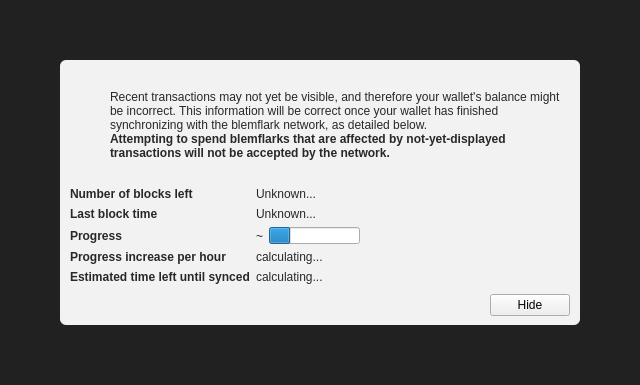
<?xml version="1.0" encoding="UTF-8"?>
<ui version="4.0">
 <class>ModalOverlay</class>
 <widget class="ModalOverlay" name="ModalOverlay">
  <property name="geometry">
   <rect>
    <x>0</x>
    <y>0</y>
    <width>640</width>
    <height>385</height>
   </rect>
  </property>
  <property name="windowTitle">
   <string>Form</string>
  </property>
  <layout class="QVBoxLayout" name="verticalLayout" stretch="0">
   <property name="sizeConstraint">
    <enum>QLayout::SetDefaultConstraint</enum>
   </property>
   <property name="leftMargin">
    <number>0</number>
   </property>
   <property name="topMargin">
    <number>0</number>
   </property>
   <property name="rightMargin">
    <number>0</number>
   </property>
   <property name="bottomMargin">
    <number>0</number>
   </property>
   <item>
    <widget class="QWidget" name="bgWidget" native="true">
     <property name="styleSheet">
      <string notr="true">#bgWidget { background: rgba(0,0,0,220); }</string>
     </property>
     <layout class="QVBoxLayout" name="verticalLayoutMain" stretch="1">
      <property name="leftMargin">
       <number>60</number>
      </property>
      <property name="topMargin">
       <number>60</number>
      </property>
      <property name="rightMargin">
       <number>60</number>
      </property>
      <property name="bottomMargin">
       <number>60</number>
      </property>
      <item>
       <widget class="QWidget" name="contentWidget" native="true">
        <property name="styleSheet">
         <string notr="true">#contentWidget { background: rgba(255,255,255,240); border-radius: 6px; }

QLabel { color: rgb(40,40,40);  }</string>
        </property>
        <layout class="QVBoxLayout" name="verticalLayoutSub" stretch="1,0,0,0">
         <property name="spacing">
          <number>0</number>
         </property>
         <property name="leftMargin">
          <number>10</number>
         </property>
         <property name="topMargin">
          <number>10</number>
         </property>
         <property name="rightMargin">
          <number>10</number>
         </property>
         <property name="bottomMargin">
          <number>10</number>
         </property>
         <item>
          <layout class="QHBoxLayout" name="horizontalLayoutIconText" stretch="0,1">
           <property name="topMargin">
            <number>20</number>
           </property>
           <item>
            <layout class="QVBoxLayout" name="verticalLayoutIcon">
             <property name="leftMargin">
              <number>0</number>
             </property>
             <item>
              <widget class="QPushButton" name="warningIcon">
               <property name="enabled">
                <bool>false</bool>
               </property>
               <property name="text">
                <string/>
               </property>
               <property name="icon">
                <iconset>
                 <normaloff>:/icons/warning</normaloff>
                 <disabledoff>:/icons/warning</disabledoff>:/icons/warning</iconset>
               </property>
               <property name="iconSize">
                <size>
                 <width>48</width>
                 <height>48</height>
                </size>
               </property>
               <property name="flat">
                <bool>true</bool>
               </property>
              </widget>
             </item>
             <item>
              <spacer name="verticalSpacerWarningIcon">
               <property name="orientation">
                <enum>Qt::Vertical</enum>
               </property>
               <property name="sizeHint" stdset="0">
                <size>
                 <width>20</width>
                 <height>40</height>
                </size>
               </property>
              </spacer>
             </item>
            </layout>
           </item>
           <item>
            <layout class="QVBoxLayout" name="verticalLayoutInfoText">
             <property name="leftMargin">
              <number>0</number>
             </property>
             <property name="topMargin">
              <number>0</number>
             </property>
             <item>
              <widget class="QLabel" name="infoText">
               <property name="text">
                <string>Recent transactions may not yet be visible, and therefore your wallet's balance might be incorrect. This information will be correct once your wallet has finished synchronizing with the blemflark network, as detailed below.</string>
               </property>
               <property name="textFormat">
                <enum>Qt::RichText</enum>
               </property>
               <property name="wordWrap">
                <bool>true</bool>
               </property>
              </widget>
             </item>
             <item>
              <widget class="QLabel" name="infoTextStrong">
               <property name="font">
                <font>
                 <weight>75</weight>
                 <bold>true</bold>
                </font>
               </property>
               <property name="text">
                <string>Attempting to spend blemflarks that are affected by not-yet-displayed transactions will not be accepted by the network.</string>
               </property>
               <property name="textFormat">
                <enum>Qt::RichText</enum>
               </property>
               <property name="wordWrap">
                <bool>true</bool>
               </property>
              </widget>
             </item>
             <item>
              <spacer name="verticalSpacerInTextSpace">
               <property name="orientation">
                <enum>Qt::Vertical</enum>
               </property>
               <property name="sizeHint" stdset="0">
                <size>
                 <width>20</width>
                 <height>40</height>
                </size>
               </property>
              </spacer>
             </item>
            </layout>
           </item>
          </layout>
         </item>
         <item>
          <spacer name="verticalSpacerAfterText">
           <property name="orientation">
            <enum>Qt::Vertical</enum>
           </property>
           <property name="sizeHint" stdset="0">
            <size>
             <width>20</width>
             <height>40</height>
            </size>
           </property>
          </spacer>
         </item>
         <item>
          <layout class="QFormLayout" name="formLayout">
           <property name="fieldGrowthPolicy">
            <enum>QFormLayout::FieldsStayAtSizeHint</enum>
           </property>
           <property name="horizontalSpacing">
            <number>6</number>
           </property>
           <property name="verticalSpacing">
            <number>6</number>
           </property>
           <property name="topMargin">
            <number>10</number>
           </property>
           <item row="0" column="0">
            <widget class="QLabel" name="labelNumberOfBlocksLeft">
             <property name="font">
              <font>
               <weight>75</weight>
               <bold>true</bold>
              </font>
             </property>
             <property name="text">
              <string>Number of blocks left</string>
             </property>
            </widget>
           </item>
           <item row="0" column="1">
            <widget class="QLabel" name="numberOfBlocksLeft">
             <property name="text">
              <string>Unknown...</string>
             </property>
            </widget>
           </item>
           <item row="1" column="0">
            <widget class="QLabel" name="labelLastBlockTime">
             <property name="font">
              <font>
               <weight>75</weight>
               <bold>true</bold>
              </font>
             </property>
             <property name="text">
              <string>Last block time</string>
             </property>
            </widget>
           </item>
           <item row="1" column="1">
            <widget class="QLabel" name="newestBlockDate">
             <property name="sizePolicy">
              <sizepolicy hsizetype="Maximum" vsizetype="Preferred">
               <horstretch>0</horstretch>
               <verstretch>0</verstretch>
              </sizepolicy>
             </property>
             <property name="text">
              <string>Unknown...</string>
             </property>
            </widget>
           </item>
           <item row="2" column="0">
            <widget class="QLabel" name="labelSyncDone">
             <property name="font">
              <font>
               <weight>75</weight>
               <bold>true</bold>
              </font>
             </property>
             <property name="text">
              <string>Progress</string>
             </property>
            </widget>
           </item>
           <item row="2" column="1">
            <layout class="QHBoxLayout" name="horizontalLayoutSync" stretch="0,1">
             <item>
              <widget class="QLabel" name="percentageProgress">
               <property name="text">
                <string notr="true">~</string>
               </property>
              </widget>
             </item>
             <item>
              <widget class="QProgressBar" name="progressBar">
               <property name="value">
                <number>24</number>
               </property>
               <property name="format">
                <string/>
               </property>
              </widget>
             </item>
            </layout>
           </item>
           <item row="4" column="0">
            <widget class="QLabel" name="labelProgressIncrease">
             <property name="font">
              <font>
               <weight>75</weight>
               <bold>true</bold>
              </font>
             </property>
             <property name="text">
              <string>Progress increase per hour</string>
             </property>
            </widget>
           </item>
           <item row="4" column="1">
            <widget class="QLabel" name="progressIncreasePerH">
             <property name="text">
              <string>calculating...</string>
             </property>
            </widget>
           </item>
           <item row="5" column="0">
            <widget class="QLabel" name="labelEstimatedTimeLeft">
             <property name="font">
              <font>
               <weight>75</weight>
               <bold>true</bold>
              </font>
             </property>
             <property name="text">
              <string>Estimated time left until synced</string>
             </property>
            </widget>
           </item>
           <item row="5" column="1">
            <widget class="QLabel" name="expectedTimeLeft">
             <property name="text">
              <string>calculating...</string>
             </property>
            </widget>
           </item>
          </layout>
         </item>
         <item>
          <layout class="QHBoxLayout" name="horizontalLayoutButtons">
           <property name="leftMargin">
            <number>10</number>
           </property>
           <property name="topMargin">
            <number>10</number>
           </property>
           <item>
            <spacer name="horizontalSpacer">
             <property name="orientation">
              <enum>Qt::Horizontal</enum>
             </property>
             <property name="sizeHint" stdset="0">
              <size>
               <width>40</width>
               <height>20</height>
              </size>
             </property>
            </spacer>
           </item>
           <item>
            <widget class="QPushButton" name="closeButton">
             <property name="text">
              <string>Hide</string>
             </property>
            </widget>
           </item>
          </layout>
         </item>
        </layout>
       </widget>
      </item>
     </layout>
    </widget>
   </item>
  </layout>
 </widget>
 <customwidgets>
  <customwidget>
   <class>ModalOverlay</class>
   <extends>QWidget</extends>
   <header>modaloverlay.h</header>
   <container>1</container>
  </customwidget>
 </customwidgets>
 <resources/>
 <connections/>
</ui>
